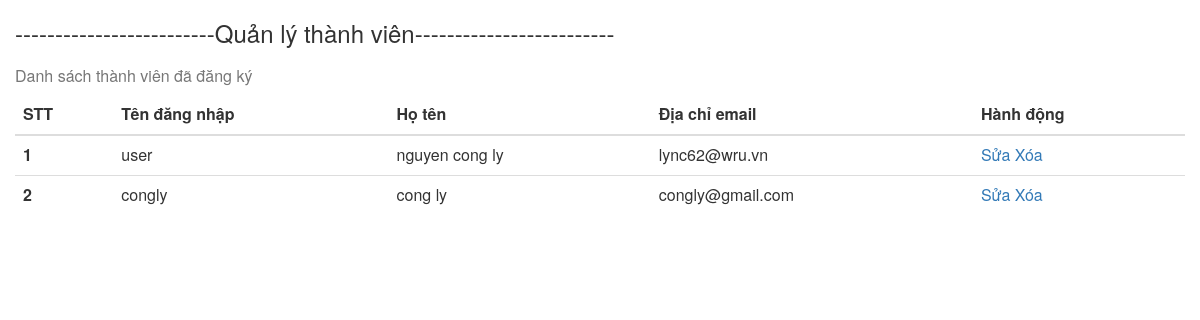
The app's page /Sources/admin/quan-ly-thanh-vien.php with its own data.
### tables this page shows
CREATE TABLE `user` (
  `id` int(11) NOT NULL,
  `username` varchar(255) NOT NULL,
  `password` varchar(255) NOT NULL,
  `email` varchar(255) NOT NULL,
  `fullname` varchar(255) NOT NULL,
  `birthday` varchar(10) NOT NULL,
  `sex` varchar(3) NOT NULL,
  `permision` tinyint(4) NOT NULL DEFAULT '0'
);

### Sources/admin/quan-ly-thanh-vien.php (the view, shortened to what this page needs)
<html lang="en"><head>
    <link href="../bootstrap/css/bootstrap.min.css" rel="stylesheet">
  </head>
  <body>
    <?php
      require_once("../connect.php");
    ?>
    <div class="container">
      <div class="row">
        <h3> -------------------------Quản lý thành viên-------------------------</h3>
        <table class="table">
          <caption>Danh sách thành viên đã đăng ký</caption>
          <thead>
            <tr>
              <th>STT</th>
              <th>Tên đăng nhập</th>
              <th>Họ tên</th>
              <th>Địa chỉ email</th>
              <th>Hành động</td>
            </tr>
          </thead>
          <tbody>
          <?php
            $stt = 1 ;
            $sql = "SELECT * FROM user";
            $query = mysqli_query($conn,$sql);
            while ($data = mysqli_fetch_array($query)) {
          ?>
            <tr>
              <th scope="row"><?php echo $stt++ ?></th>
              <td><?php echo $data["username"]; ?></td>
              <td><?php echo $data["fullname"]; ?></td>
              <td><?php echo $data["email"]; ?></td>
              <td><a href="chinh-sua-thanh-vien.php?id=<?php echo $data["id"]; ?>">Sửa</a> <a href="xoa-thanh-vien.php?id=<?php echo $data["id"]; ?>">Xóa</a></td>
            </tr>
          <?php
            }
          ?>
          </tbody>
        </table>
      </div>
    </div>
</body></html>

### records on screen
user: username "user", fullname "nguyen cong ly", email "lync62@wru.vn"
user: username "congly", fullname "cong ly", email "congly@gmail.com"
